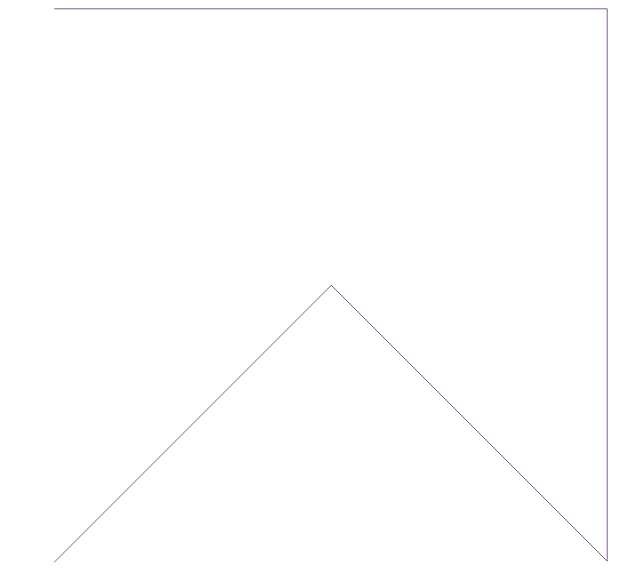

Write the Python code that produced this figure.
import shapefile #merupakan pyshp yang tadi telah diinstal
w=shapefile.Writer() #mendeklarasikan file shapefile yang baru
w.shapeType #mengecek type dari writer yang dibuat diatas

w.field("kolom1","C") #membuat field dengan nama kolom1 dan dengan type character
w.field("kolom2","C") #membuat field dengan nama kolom2  dan dengan type character

w.record("ngek","satu")  #mengisi record dari field yang telah dibuatkan


w.line(parts=[[[1,5],[5,5],[5,1],[3,3],[1,1]]]) #membuatgaris, berdasarkan titik koordinat yang telah ditentukan dengan menghubungkannya satu sama lain

w.save("soal5") #yang berada didalam kurung merupakn nama file yang telah/akan di save